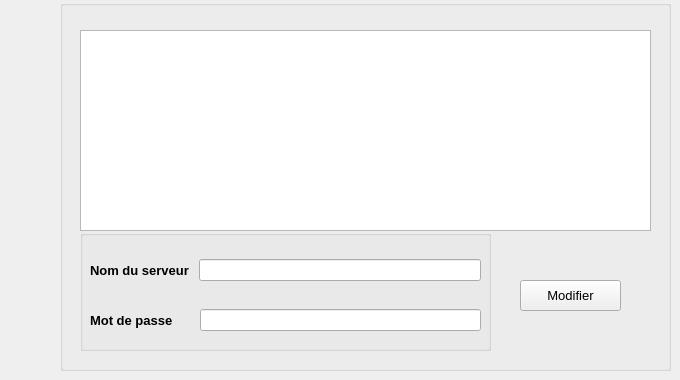
   <widget class="QWidget" name="tab_3">
    <attribute name="title">
     <string>Modifier</string>
    </attribute>
    <widget class="QGroupBox" name="groupBox_3">
     <property name="geometry">
      <rect>
       <x>60</x>
       <y>0</y>
       <width>611</width>
       <height>371</height>
      </rect>
     </property>
     <property name="title">
      <string/>
     </property>
     <widget class="QTableWidget" name="tableWidget_2">
      <property name="geometry">
       <rect>
        <x>20</x>
        <y>30</y>
        <width>571</width>
        <height>201</height>
       </rect>
      </property>
     </widget>
     <widget class="QGroupBox" name="groupBox_4">
      <property name="geometry">
       <rect>
        <x>20</x>
        <y>230</y>
        <width>411</width>
        <height>121</height>
       </rect>
      </property>
      <property name="title">
       <string/>
      </property>
      <widget class="QWidget" name="horizontalLayoutWidget_5">
       <property name="geometry">
        <rect>
         <x>10</x>
         <y>20</y>
         <width>391</width>
         <height>41</height>
        </rect>
       </property>
       <layout class="QHBoxLayout" name="horizontalLayout_5">
        <item>
         <widget class="QLabel" name="label_3">
          <property name="font">
           <font>
            <pointsize>10</pointsize>
            <weight>75</weight>
            <bold>true</bold>
           </font>
          </property>
          <property name="text">
           <string>Nom du serveur </string>
          </property>
         </widget>
        </item>
        <item>
         <widget class="QLineEdit" name="lineEdit_3"/>
        </item>
       </layout>
      </widget>
      <widget class="QWidget" name="horizontalLayoutWidget_6">
       <property name="geometry">
        <rect>
         <x>10</x>
         <y>70</y>
         <width>391</width>
         <height>41</height>
        </rect>
       </property>
       <layout class="QHBoxLayout" name="horizontalLayout_6">
        <item>
         <widget class="QLabel" name="label_4">
          <property name="font">
           <font>
            <pointsize>10</pointsize>
            <weight>75</weight>
            <bold>true</bold>
           </font>
          </property>
          <property name="text">
           <string>Mot de passe      </string>
          </property>
         </widget>
        </item>
        <item>
         <widget class="QLineEdit" name="lineEdit_4">
          <property name="echoMode">
           <enum>QLineEdit::Password</enum>
          </property>
         </widget>
        </item>
       </layout>
      </widget>
     </widget>
     <widget class="QPushButton" name="pushButton_3">
      <property name="geometry">
       <rect>
        <x>460</x>
        <y>280</y>
        <width>101</width>
        <height>31</height>
       </rect>
      </property>
      <property name="font">
       <font>
        <pointsize>10</pointsize>
       </font>
      </property>
      <property name="text">
       <string>Modifier</string>
      </property>
      <property name="icon">
       <iconset>
        <normaloff>settings.png</normaloff>settings.png</iconset>
      </property>
     </widget>
    </widget>
   </widget>
